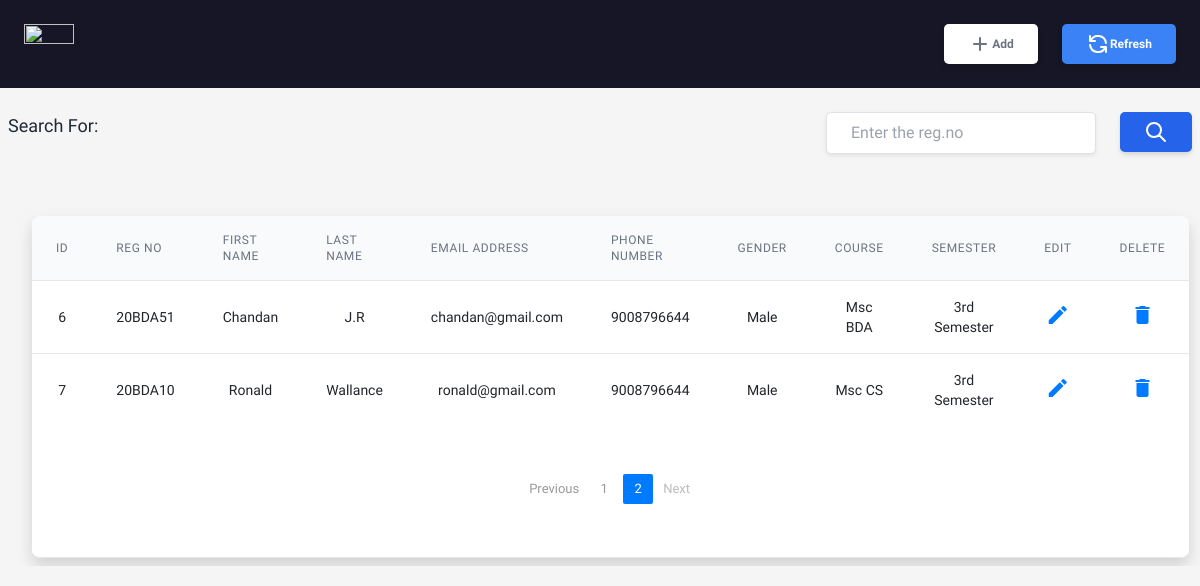
/2, run on the app's committed database.
### regpage.py (models this page shows)
class Reg(db.Model):
    id = db.Column(db.Integer, primary_key=True)
    title = db.Column(db.String(80),index=True, nullable=False)
    lastname = db.Column(db.String(50),index=True, nullable=False)
    email = db.Column(db.String(15))
    phno = db.Column(db.Integer)
    gender = db.Column(db.String(50))
    course = db.Column(db.String(80))
    regno = db.Column(db.String(80))
    sem = db.Column(db.String(80))

### regpage.py (the view)
@app.route('/table', methods=['GET', 'POST'], defaults={"page": 1})
@app.route('/<int:page>', methods=['GET', 'POST'])
def table(page):
    page = page
    pages = 5
    books = Reg.query.order_by(Reg.id.asc()).paginate(page,pages,error_out=False)  #desc()
    if request.method == 'POST' and 'tag' in request.form:
       tag = request.form["tag"]
       search = "%{}%".format(tag)
       books = Reg.query.filter(Reg.regno.like(search)).paginate(per_page=pages, error_out=False)
       return render_template('Table.html', books=books, tag=tag)
    return render_template('Table.html', books=books)

### templates/Table.html (shortened to what this page needs)
<!DOCTYPE html>
<html lang="en">
<head>
<link rel="stylesheet" href="https://cdnjs.cloudflare.com/ajax/libs/tailwindcss/2.2.19/tailwind.min.css">
<link rel="stylesheet" href="https://stackpath.bootstrapcdn.com/bootstrap/4.5.0/css/bootstrap.min.css">
<link rel="stylesheet" href="https://maxcdn.bootstrapcdn.com/font-awesome/4.7.0/css/font-awesome.min.css">
</head>
<body>
	<div class="p-4 bg" style="background-color:#161626">
		<div class="flex justify-between">
			<div>
				<a href="/">
				<img src="https://i.ibb.co/jyFyPXC/Pik-Png-com-run-dmc-png-5240809-1.png" alt="" width="50" height="30" />
				</a>
			</div>
			<div class="flex justify-between gap-6">
			<a href="/register" type="button" class="py-2 px-4 flex justify-center items-center text-xs  bg-white hover:bg-blue-700 focus:ring-blue-500 focus:ring-offset-blue-200 text-gray-500 w-full transition ease-in duration-200 text-center font-semibold shadow-md focus:outline-none focus:ring-2 focus:ring-offset-2  rounded-lg ">
				<svg xmlns="http://www.w3.org/2000/svg" class="h-6 w-6" fill="none" viewBox="0 0 24 24" stroke="currentColor">
					<path stroke-linecap="round" stroke-linejoin="round" stroke-width="2" d="M12 6v6m0 0v6m0-6h6m-6 0H6" />
				  </svg>
				Add
				</a>
			<a href="/table" type="button" class="py-2 px-4 flex justify-center items-center text-xs  bg-blue-500 hover:bg-blue-700 focus:ring-blue-500 focus:ring-offset-blue-200 text-white w-full transition ease-in duration-200 text-center font-semibold shadow-md focus:outline-none focus:ring-2 focus:ring-offset-2  rounded-lg ">
				<svg xmlns="http://www.w3.org/2000/svg" class="h-6 w-6" fill="none" viewBox="0 0 24 24" stroke="currentColor">
					<path stroke-linecap="round" stroke-linejoin="round" stroke-width="2" d="M4 4v5h.582m15.356 2A8.001 8.001 0 004.582 9m0 0H9m11 11v-5h-.581m0 0a8.003 8.003 0 01-15.357-2m15.357 2H15" />
				  </svg>
				Refresh
				</a>
			</div>
		</div>
	</div>
	<div class="flex justify-between py-4 px-2">
		<div>
			<p class="text-gray-800 text-lg">Search For: {{tag}}</p>
		</div>
		<div class="flex gap-6">
		<div class=" relative ">
		<form action="/table" method="post" autocomplete="off">
		<input type="text" name="tag" id="tag" class=" rounded-lg border-transparent flex-1 appearance-none border border-gray-300 w-full py-2 px-4 bg-white text-gray-700 placeholder-gray-400 shadow-sm text-base focus:outline-none focus:ring-2 focus:ring-purple-600 focus:border-transparent" placeholder="Enter the reg.no"/>
		</div>
		<div>
			<button type="submit" value="Search" class="w-8 h-10 py-2 px-4 flex justify-center items-center  bg-blue-600  focus:ring-blue-500 focus:ring-offset-blue-200 text-white w-full transition ease-in duration-200 text-center text-base font-semibold shadow-md focus:outline-none focus:ring-2 focus:ring-offset-2 rounded-lg ">
				<svg xmlns="http://www.w3.org/2000/svg" class="h-6 w-6" fill="none" viewBox="0 0 24 24" stroke="currentColor">
					<path stroke-linecap="round" stroke-linejoin="round" stroke-width="2" d="M21 21l-6-6m2-5a7 7 0 11-14 0 7 7 0 0114 0z" />
				  </svg>
			</button>
		</div>
		</div>
	</div>
	<div class="flex flex-col p-8">
        <div class="-my-2 overflow-x-auto sm:-mx-6 lg:-mx-8">
            <div class="py-2 align-middle inline-block min-w-full sm:px-6 lg:px-8">
                <div class="shadow overflow-hidden border-b border-gray-200 sm:rounded-lg">
					<table class="min-w-full divide-y divide-gray-200">
						<thead>
                            <tr>
								<th class="px-6 py-3 bg-gray-50 text-left text-xs leading-4 font-medium text-gray-500 uppercase tracking-wider">ID</th>
                                <th class="px-6 py-3 bg-gray-50 text-left text-xs leading-4 font-medium text-gray-500 uppercase tracking-wider">Reg No</th>
                                <th class="px-6 py-3 bg-gray-50 text-left text-xs leading-4 font-medium text-gray-500 uppercase tracking-wider">First Name</th>
                                <th class="px-6 py-3 bg-gray-50 text-left text-xs leading-4 font-medium text-gray-500 uppercase tracking-wider">Last Name</th>
                                <th class="px-6 py-3 bg-gray-50 text-left text-xs leading-4 font-medium text-gray-500 uppercase tracking-wider">Email Address</th>
								<th class="px-6 py-3 bg-gray-50 text-left text-xs leading-4 font-medium text-gray-500 uppercase tracking-wider">Phone Number</th>
								<th class="px-6 py-3 bg-gray-50 text-left text-xs leading-4 font-medium text-gray-500 uppercase tracking-wider">Gender </th>
								<th class="px-6 py-3 bg-gray-50 text-left text-xs leading-4 font-medium text-gray-500 uppercase tracking-wider">Course</th>
								<th class="px-6 py-3 bg-gray-50 text-left text-xs leading-4 font-medium text-gray-500 uppercase tracking-wider">Semester</th>
								<th class="px-6 py-3 bg-gray-50 text-left text-xs leading-4 font-medium text-gray-500 uppercase tracking-wider">Edit</th>
								<th class="px-6 py-3 bg-gray-50 text-left text-xs leading-4 font-medium text-gray-500 uppercase tracking-wider">Delete</th>
							</tr>
                        </thead>
						<tbody class="bg-white divide-y divide-gray-200">
							{% for book in books.items %}
							<tr>
								<td class="px-6 py-3 text-sm whitespace-no-wrap text-center">
									{{ book.id}}
								</td>
								<td class="px-6 py-3 text-sm whitespace-no-wrap text-center">
									{{ book.regno}}
								</td>
								<td class="px-6 py-3 text-sm whitespace-no-wrap text-center">
									{{ book.title}}
								</td>
								<td class="px-6 py-3 text-sm whitespace-no-wrap text-center">
									{{ book.lastname}}
								</td>
								<td class="px-6 py-3 text-sm whitespace-no-wrap text-center">
									{{ book.email}}
								</td>
								<td class="px-6 py-3 text-sm whitespace-no-wrap text-center">
									{{ book.phno}}
								</td>
								<td class="px-6 py-3 text-sm whitespace-no-wrap text-center">
									{{ book.gender}}
								</td>
								<td class="px-6 py-3 text-sm whitespace-no-wrap text-center">
									{{ book.course}}
								</td>
								<td class="px-6 py-3 text-sm whitespace-no-wrap text-center">
									{{ book.sem}}
								</td>
								<td class="px-6 py-3 text-sm whitespace-no-wrap text-center">
									<a href="/update/{{book.id}}" data-toggle="modal" data-target="#editEmployeeModal{{book.id}}"><i class="material-icons" data-toggle="tooltip" title="Edit">&#xE254;</i></a>
								</td>
								<td class="px-6 py-3 text-sm whitespace-no-wrap text-center">
									<a href="/delete/{{ book.id }}"  data-toggle="modal" data-target="#deleteEmployeeModal{{book.id}}"><i class="material-icons" data-toggle="tooltip" title="Delete">&#xE872;</i></a>
								</td>
							</tr>
							{% endfor %}
						</tbody>
					</table>
					<div class="px-5 bg-white py-5 flex flex-col xs:flex-row items-center xs:justify-between">
						<div class="flex items-center">
							<nav aria-label="Page navigation example">
								<div class="clearfix">
									<ul class="pagination">
										{% if books.has_prev %}
										  <li class="page-item"> <a class="page-link" href="{{ url_for('table', page=books.prev_num) }}">Previous</a></li>
										{% else %}
										  <li class="page-item"><a class="page-link btn disabled" href="#">Previous</a></li>
										{% endif %}
						 {% for page in books.iter_pages(left_edge=3, right_edge=3) %}
						 {% if page %}
						  {% if page==books.page %}
						   <li class="page-item active"><a class="page-link" href="{{ url_for('table', page=page) }}">{{ page }}</a></li>
						  {% else %}
						   <li class="page-item"><a class="page-link" href="{{ url_for('table', page=page) }}">{{ page }}</a></li>
						  {% endif %}
						 {% else %}
						  <li class="page-item disabled" id="example_ellipsis"><a href="#" class="page-link">…</a></li>
						 {% endif %}
						 {% endfor %}
										{% if books.has_next %}
										  <li class="page-item"> <a class="page-link" href="{{ url_for('table', page=books.next_num) }}">Next</a></li>
										{% else %}
										  <li class="page-item"><a class="page-link btn disabled" href="#">Next</a></li>
										{% endif %}
									</ul>
									</div>
						</nav>
						</div>
					</div>
				</div>
			</div>
		</div>
	</div>
</body>
</html>

### templates/Table.html (style rules this page uses)
body { background: #f5f5f5; font-family: 'Varela Round', sans-serif; font-size: 13px; }
.bg { color: #161626; }
.pagination { float: right; margin: 0 0 5px; }
.pagination li a { border: none; font-size: 13px; min-width: 30px; min-height: 30px; color: #999; margin: 0 2px; line-height: 30px; border-radius: 2px !important; text-align: center; padding: 0 6px; }
.pagination li.active a { background: #03A9F4; }

### data on the page
Reg: id "6", regno "20BDA51", title "Chandan", lastname "J.R", email "chandan@gmail.com", phno "9008796644", gender "Male", course "Msc BDA", sem "3rd Semester"
Reg: id "7", regno "20BDA10", title "Ronald", lastname "Wallance", email "ronald@gmail.com", phno "9008796644", gender "Male", course "Msc CS", sem "3rd Semester"

### other printed values
{{ page }} "1"
{{ page }} "2"
